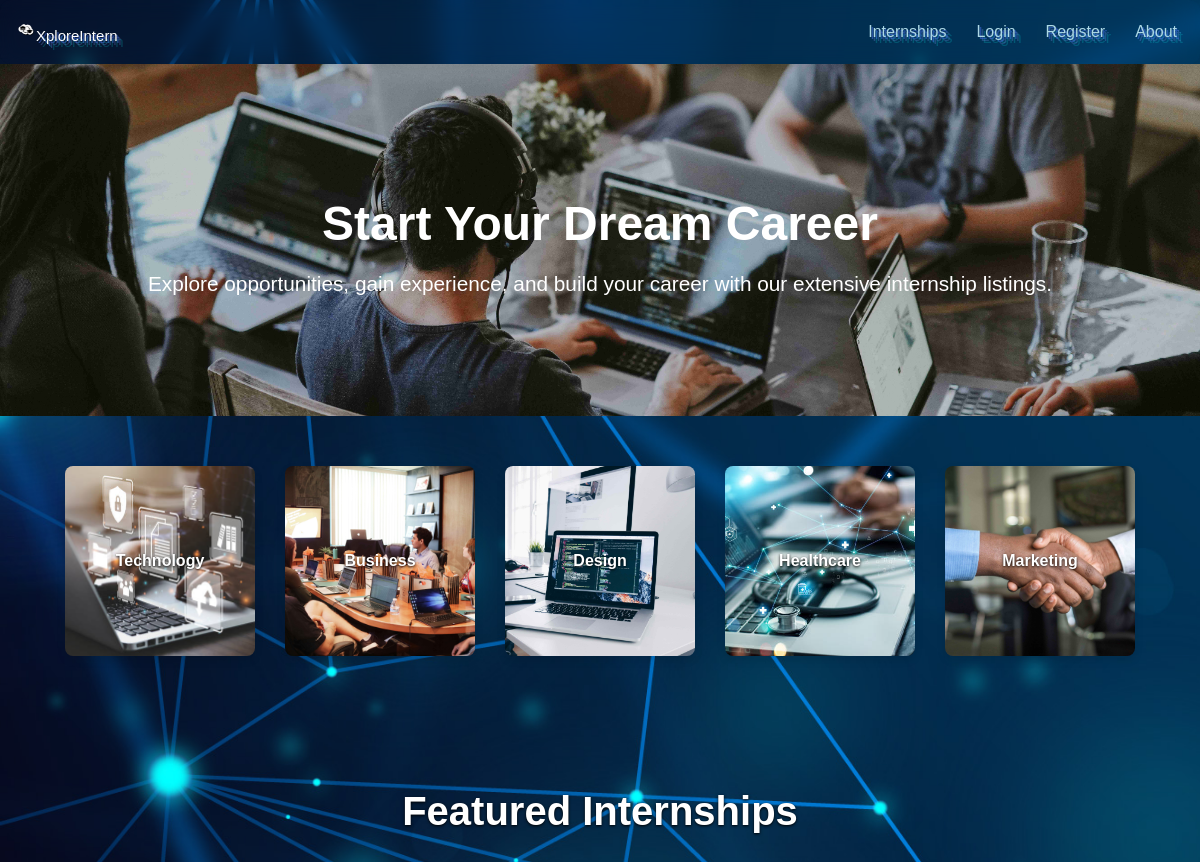
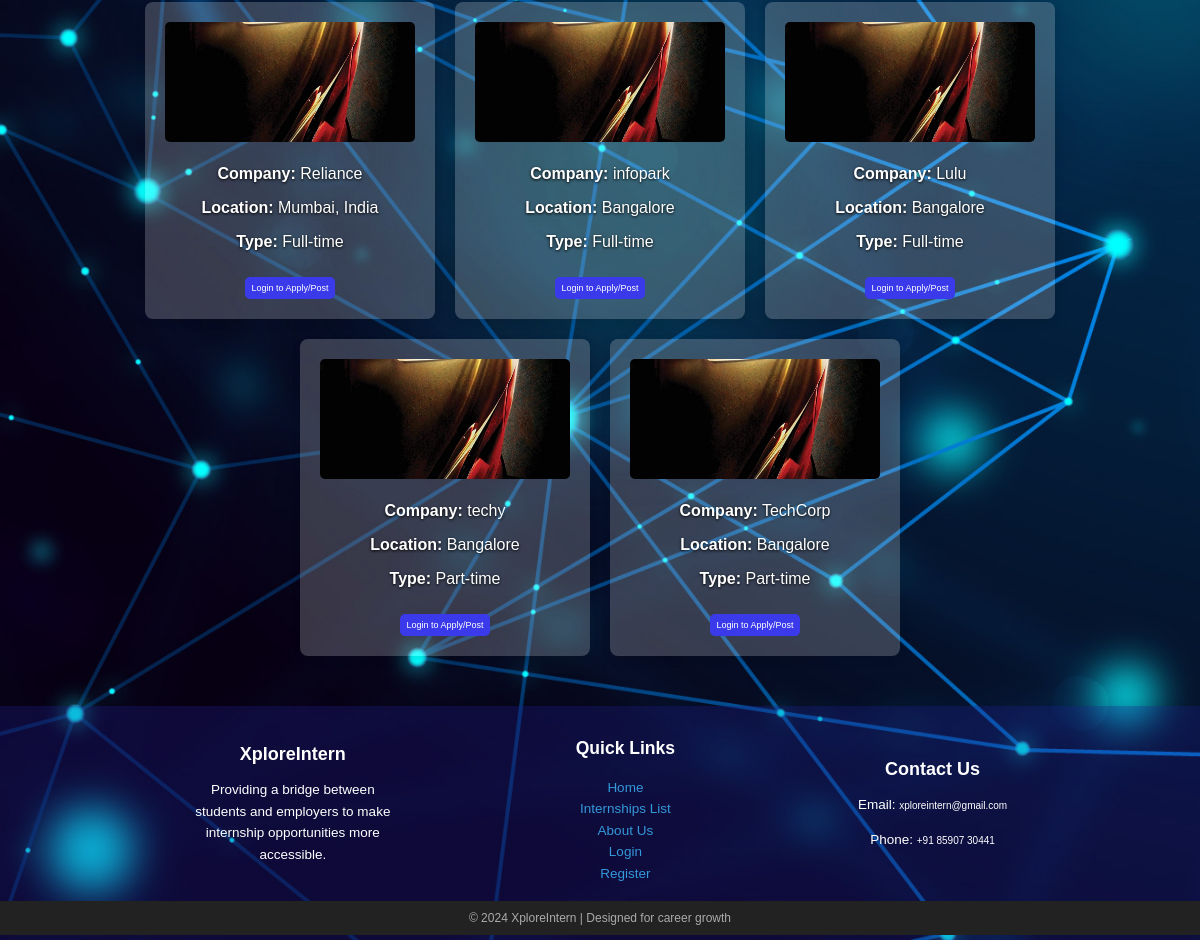
The page / on the database its author committed (2 pictures, top to bottom).
### internships/models.py (models this page shows, shortened)
class Job(models.Model):
    company = models.ForeignKey(User, on_delete=models.CASCADE)  # Link to Employer model
    internship_title = models.CharField(max_length=100)
    company_name = models.CharField(max_length=100)
    location = models.CharField(max_length=100)
    internship_type = models.CharField(max_length=50, choices=[('Full-time', 'Full-Time'), ('Part-time', 'Part-Time'), ('Contract', 'Contract'), ('Temporary', 'Temporary')])
    experience_level = models.CharField(max_length=50, choices=[('Entry-level', 'Entry-Level'), ('Junior', 'Junior'), ('Mid-level', 'Mid-Level'), ('Senior', 'Senior'), ('Executive', 'Executive')])
    salary_range = models.CharField(max_length=100)
    benefits = models.TextField()
    summary = models.TextField()
    key_responsibilities = models.TextField()
    required_qualifications = models.TextField()
    preferred_qualifications = models.TextField(blank=True)
    skills = models.TextField()
    application_instructions = models.TextField()
    application_deadline = models.DateField()
    contact_information = models.TextField()
    company_overview = models.TextField()
    company_website = models.URLField()
    is_active = models.BooleanField(default=True)

### internships/views.py (the view)
# urls.py: path('', views.home, name='home'),
def home(request):
    featured_jobs = Job.objects.filter(is_active=True)[:5]  # Display 5 featured jobs
    for job in featured_jobs:
        try:
            employer = job.company.employer  # Access Employer linked to the company (User)
            job.company_logo_url = employer.logo.url if employer.logo else None
        except Employer.DoesNotExist:
            job.company_logo_url = None
    return render(request, 'internships/home.html', {'featured_jobs': featured_jobs})

### internships/templates/internships/home.html (shortened to what this page needs)
{% load static %}
<!DOCTYPE html>
<html lang="en">
<head>
    <link rel="stylesheet" href="{% static 'css/home.css' %}">
</head>
<body>
    {% include 'internships/base.html' %}
    <div class="home-header" style="background-image: url('{% static 'images/photo-1522071820081-009f0129c71c.jpg' %}');" loading="lazy">
        <h1>Start Your Dream Career </h1>
        <p>Explore opportunities, gain experience, and build your career with our extensive internship listings.</p>
    </div>
    <div class="categories">
        <div class="category-card" style="background-image: url('{% static 'images/IMG-20241116-WA0336.jpg' %}');" loading="lazy">
            Technology
        </div>
        <div class="category-card" style="background-image: url('{% static 'images/photo-1542744173-8e7e53415bb0.jpg' %}');" loading="lazy">
            Business
        </div>
        <div class="category-card" style="background-image: url('{% static 'images/photo-1498050108023-c5249f4df085.jpg' %}');" loading="lazy">
            Design
        </div>
        <div class="category-card" style="background-image: url('{% static 'images/IMG-20241116-WA0338.jpg' %}');" loading="lazy">
            Healthcare
        </div>
        <div class="category-card" style="background-image: url('{% static 'images/photo-1521791136064-7986c2920216.jpg' %}');" loading="lazy">
            Marketing
        </div>
    </div>
    <div class="featured-section">
        <h2 style="color: white">Featured Internships</h2>
        <div class="featured-list">
            {% for job in featured_jobs %}
                <div class="featured-card">
                    {% if job.company_logo_url %}
                    <img src="{{ job.company_logo_url }}" alt="{{ job.company_name }} Logo">
                    {% else %}
                    <img src="{% static 'images/photo-1562564055-71e051d33c19.jpg' %}" alt="Default logo">
                    {% endif %}
                    <p><strong>Company:</strong> {{ job.company_name }}</p>
                    <p><strong>Location:</strong> {{ job.location }}</p>
                    <p><strong>Type:</strong> {{ job.internship_type }}</p>
                    {% if request.user.is_authenticated %}
                    {% if user.student %}
                    {% if job.id in applied_job_ids %}
                        <button class="apply-button">Applied</button>
                    {% else %}
                    <a href="{% url 'apply_for_job' job.id %}">
                        <button class="apply-button">Apply</button>
                    </a>
                    {% endif %}
                    {% endif %}
                    {% if user.employer %}
                    <a href="{% url 'post_job' %}">
                        <button class="apply-button">Post Your Job</button>
                    </a>
                    {% endif %}
                    {% else %}
                    <button class="apply-button" id="login-btn" onclick="showLoginModal()">Login to Apply/Post</button>
                    {% endif %}
                </div>
            {% empty %}
                <p>No featured internships available at the moment.</p>
            {% endfor %}
        </div>
    </div>
</body>
</html>
{% include 'internships/footer.html' %}

### internships/templates/internships/base.html (shortened to what this page needs)
{% load static %}
<!DOCTYPE html>
<html lang="en">
<head>
    <link rel="stylesheet" href="{% static 'css/styles.css' %}">
</head>
<body>
    <nav>
        <div id="navbar">
            <a id="icon" href="{% url 'home' %}" style="text-shadow: 2px 2px 0 rgba(69, 111, 234, 0.5),
            4px 4px 0 rgba(108, 141, 225, 0.3),
            6px 6px 0 rgba(17, 237, 233, 0.2); color: white"><img src="/static/images/favicon.png" alt="Icon" width="20" height="20"><span>XploreIntern</span></a>
            <div class="nav-links" style="text-shadow: 2px 2px 0 rgba(69, 111, 234, 0.5),
            4px 4px 0 rgba(108, 141, 225, 0.3),
            6px 6px 0 rgba(17, 237, 233, 0.2); ">
            {% if request.user.is_authenticated %}
            {% if user.student %}
                <a href="{% url 'internships_list' %}">Internships</a>
                <a href="{% url 'student_dashboard' %}">Dashboard</a>
            {% elif user.employer %}
                <a href="{% url 'employer_dashboard' %}">Dashboard</a>
            {% endif %}
        {% else %}
        {% if not user.employer%}
        <a href="{% url 'internships_list' %}">Internships</a>
        {% endif %}
            <a href="#" id="login-btn">Login</a>
            {% if request.resolver_match.url_name != 'register' %}
            <a href="{% url 'register' %}">Register</a>
            {% endif %}
        {% endif %}
        <a href="{% url 'about' %}">About</a>
    </div>
        </div>
    </nav>
</body>
</html>

### internships/templates/internships/footer.html
{% load static %}
<!DOCTYPE html>
<html>
    <head>
        <link rel="stylesheet" href="{% static 'css/footer.css' %}">
    </head>
    <body>
        <footer id="footer" style="bottom:0">
            <div id="footer-content" style="font-style: arial; " >
                <div id="footer-about">
                    <h3>XploreIntern</h3>
                    <p style="color: white">Providing a bridge between students and employers to make internship opportunities more accessible.</p>
                </div>
                <div >
                    <h3>Quick Links</h3>
                    <div id="footer-links" >
                        <div >
                            <a href="{% url 'home' %}">Home</a><br>
                            {% if not user.employer%}
                            <a href="{% url 'internships_list' %}">Internships List</a><br>
                            {% endif %}
                            <a href="{% url 'about' %}">About Us</a><br>
                            {% if request.user.is_authenticated %}
                            {% if user.student %}
                                <a href="{% url 'student_dashboard' %}">Dashboard</a><br>
                            {% elif user.employer %}
                                <a href="{% url 'employer_dashboard' %}">Dashboard</a><br>
                            {% endif %}
                        {% else %}
                            <a href="#" id="login-btn">Login</a><br>
                            {% if request.resolver_match.url_name != 'register' %}
                            <a href="{% url 'register' %}">Register</a><br>
                            {% endif %}
                        {% endif %}
                        </div>
                    </div>
                </div>
                <div id="footer-contact" >
                    <h3>Contact Us</h3>
                    <p style="color: white" >Email: <a href="mailto:xploreintern@gmail.com">xploreintern@gmail.com</a></p>
                    <p style="color: white" >Phone: <a href="tel:+918590730441">+91 85907 30441</a></p>
                </div>
            </div>
            <div id="footer-bottom">
                &copy; 2024 XploreIntern | Designed for career growth
            </div>
        </footer>
    </body>
</html>

### static/css/home.css (style rules this page uses)
body { font-family: 'Arial', sans-serif; margin: 0; padding: 0; box-sizing: border-box; }
.home-header { background-size: cover; background-position: center; color: #fff; text-align: center; padding: 100px 20px; opacity: 1; }
.home-header h1 { font-size: 3em; margin-bottom: 10px; }
.home-header p { font-size: 1.3em; margin-bottom: 20px; }
.categories { display: flex; justify-content: center; gap: 30px; padding: 50px 0; text-align: center; }
.category-card { background-color: rgba(255, 255, 255, 0.2); background-image: url('/static/images/photo-1542744173-8e7e53415bb0.jpg'); background-size: cover; background-position: center; text-shadow: 0 1px 3px rgba(0, 0, 0, 2); padding: 20px; width: 150px; height: 150px; display: flex; align-items: center; justify-content: center; color: #fff; font-weight: bold; border-radius: 8px; box-shadow: 0px 4px 8px rgba(0, 0, 0, 0.1); transition: transform 0.3s; }
.featured-section { padding: 50px 20px; text-align: center; }
.featured-section h2 { font-size: 2.5em; text-shadow: 0 1px 3px rgba(0, 0, 0, 2); margin-bottom: 30px; }
.featured-list { display: flex; flex-wrap: wrap; gap: 20px; justify-content: center; }
.featured-card { width: 250px; background-color: rgba(255, 255, 255, 0.2); text-shadow: 0 1px 3px rgba(0, 0, 0, 2); color: white; padding: 20px; border-radius: 8px; box-shadow: 0px 4px 8px rgba(0, 0, 0, 0.1); transition: transform 0.3s; position: relative; }
.featured-card img { width: 100%; height: 120px; object-fit: cover; border-radius: 5px; }
.nav-links { display: flex; gap: 1rem; }
.nav-links a { color: lightblue; text-decoration: none; font-size: 1rem; }
.apply-button { font-size: 9px; padding: 6px; color: white; background-color: rgb(58, 58, 235); border: none; border-radius: 5px; margin-top: 10px; }

### static/css/styles.css (style rules this page uses)
#navbar { display: flex; align-items: center; justify-content: space-between; padding: 1rem; box-shadow: 0 4px 8px rgba(40, 38, 38, 0.1); border-radius: 10px; backdrop-filter: blur(10px); -webkit-backdrop-filter: blur(10px); }
#navbar .nav-links { display: flex; align-items: center; gap: 1rem; }
#navbar .nav-links a { color: lightblue; text-decoration: none; font-size: 1rem; border-radius: 10px; padding: 7px; }
#icon { text-decoration: none; cursor: pointer; font-size: 15px; }

### static/css/footer.css (style rules this page uses)
#footer { background-color: rgb(32, 32, 144,0.3) !important; color: #ffffff !important; padding: 5px 0 !important; text-align: center !important; width: 100% !important; position: relative; border: none !important; height: auto !important; bottom: 0 !important; left: 0; z-index: 10; border: none; font-size: 15px; }
#footer-content { display: flex !important; justify-content: space-around !important; align-items: flex-start !important; padding: 10px !important; flex-wrap: wrap !important; }
#footer-about, #footer-links, #footer-contact { max-width: 200px !important; margin: auto!important; border: none !important; }
#footer-about h3, #footer-links h3, #footer-contact h3 { font-size: 1.2em !important; margin-bottom: 10px !important; border: none !important; }
#footer-about p, #footer-links a, #footer-contact p { font-size: 0.9em !important; line-height: 1.6 !important; border: none !important; }
#footer-links div a { position: relative; text-decoration: none !important; color: #3498db !important; transition: color 0.3s !important; font-size: small; font-size: 10px; }
#footer-bottom { background-color: #222 !important; color: #aaa !important; padding: 10px !important; font-size: 0.8em !important; margin-top: 6px !important; border: none !important; }
#footer-contact p a { font-size: 15px !important; text-decoration: none !important; color: white !important; font-size: 10px !important; }

### rows shown on the page
Job: company_name "Reliance", location "Mumbai, India", internship_type "Full-time"
Job: company_name "infopark", location "Bangalore", internship_type "Full-time"
Job: company_name "Lulu", location "Bangalore", internship_type "Full-time"
Job: company_name "techy", location "Bangalore", internship_type "Part-time"
Job: company_name "TechCorp", location "Bangalore", internship_type "Part-time"
